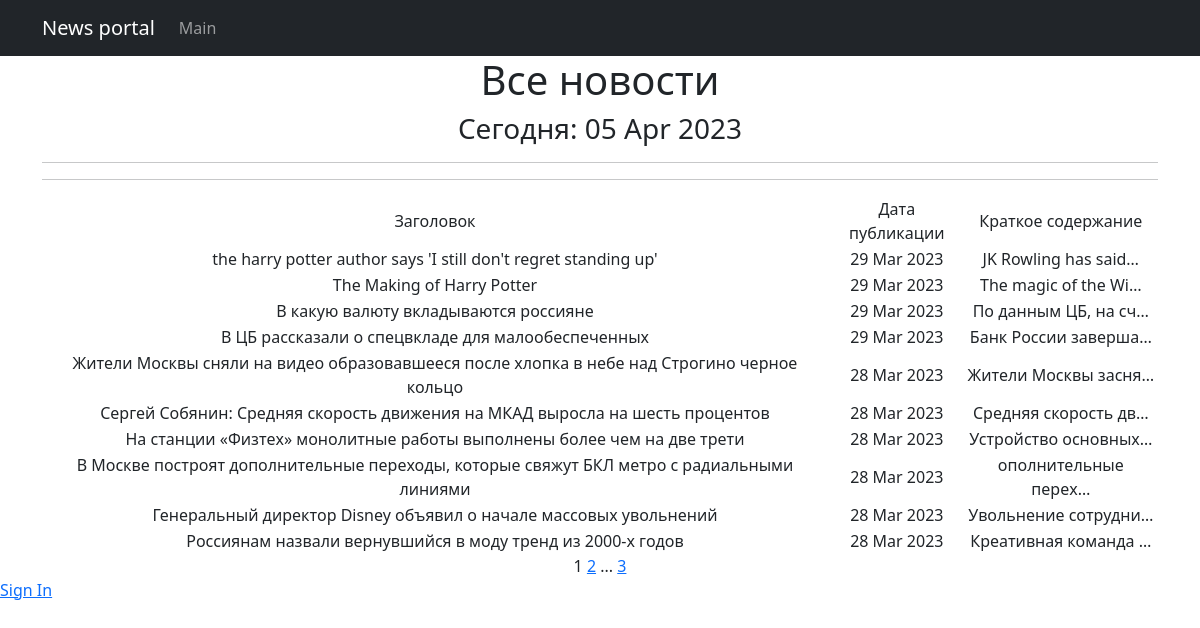
The page /news/ on the database as committed earlier.
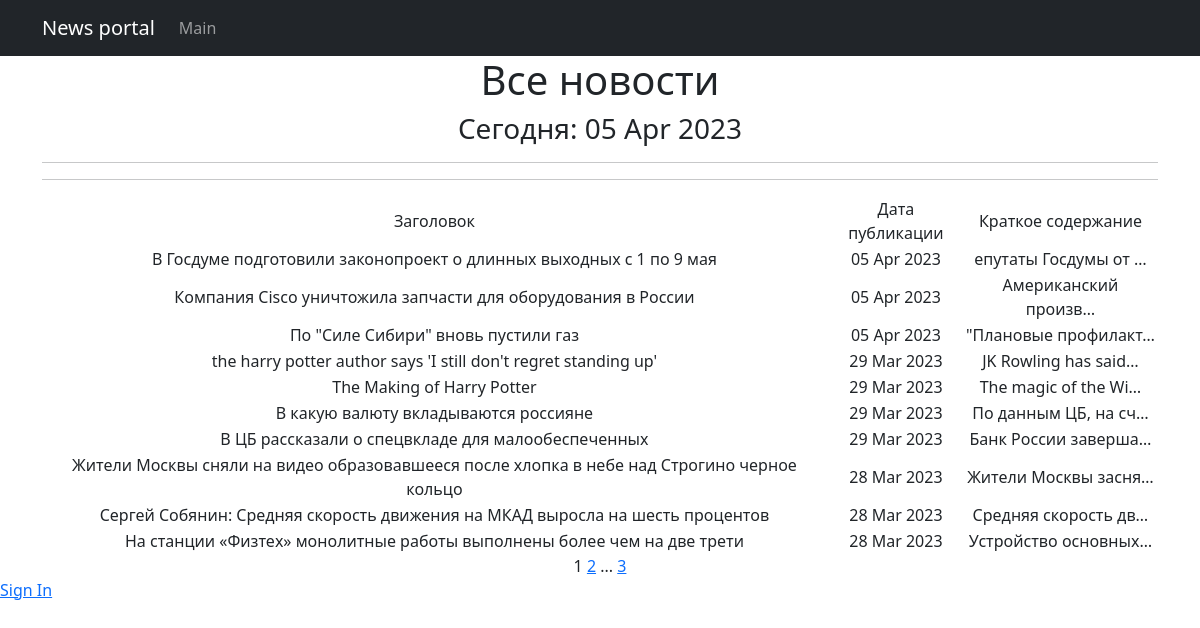
The same page on the database as committed later.
### chitchat/models.py (models this page shows, shortened)
class Post(models.Model):
    news = 'N'
    article = 'A'
    POST_TYPES = [
        (news, 'Новость'),
        (article, 'Статья')
    ]
    author = models.ForeignKey(Author, on_delete=models.CASCADE, verbose_name='автор')
    post_type = models.CharField(
        max_length=1, choices=POST_TYPES,
        default=article, verbose_name='тип новости'
    )
    time_creation = models.DateTimeField(auto_now_add=True)
    post_category = models.ManyToManyField(Category, through='PostCategory')
    title = models.CharField(max_length=100, unique=True, verbose_name='заголовок')
    text = models.TextField(verbose_name='текст')
    rating = models.IntegerField(default=0, verbose_name='рейтинг')
    class Meta:
        verbose_name = 'новость'
        verbose_name_plural = 'новости'

### chitchat/views.py (the view)
# urls.py: path('', PostList.as_view(), name='post_list'),
class PostList(ListView):
    model = Post
    ordering = '-time_creation'
    template_name = 'news.html'
    context_object_name = 'news'
    paginate_by = 10
    def get_queryset(self):
        queryset = super().get_queryset()
        self.filterset = PostFilter(self.request.GET, queryset)
        return self.filterset.qs
    def get_context_data(self, **kwargs):
        context = super().get_context_data(**kwargs)
        context['filterset'] = self.filterset
        return context

### chitchat/models.py (called while the page is built)
    def __str__(self):
        return f'{self.name.title()}'

### chitchat/templatetags/censor_filter.py (called while the page is built)
@register.filter()
def censor(text):
    for word in text.split():
        if word.lower() in RUDE_WORDS:
            text = text.replace(word, f"{word[0]}{'*'*(len(word)-1)}")
    return text

### chitchat/templatetags/custom_tags.py (called while the page is built)
@register.simple_tag()
def current_time(format_string='%b %d %Y'):
    return datetime.utcnow().strftime(format_string)

@register.simple_tag(takes_context=True)
def url_replace(context, **kwargs):
    d = context['request'].GET.copy()
    for k, v in kwargs.items():
        d[k] = v
    return d.urlencode()

### templates/news.html (shortened to what this page needs)
{% extends 'flatpages/default.html' %}
{% load censor_filter %}
{% load custom_tags %}
{% block content %}
    <h1>Все новости</h1>
    <h3>Сегодня: {% current_time '%d %b %Y' %}</h3>
    <hr>
    <hr>
    {% if news %}
        <table>
            <tr>
                <td>Заголовок</td>
                <td>Дата публикации</td>
                <td>Краткое содержание</td>
            </tr>
            {% for post in news %}
            <tr>
                <td>{{ post.title }}</td>
                <td>{{ post.time_creation|date:'d M Y' }}</td>
                <td>{{ post.text|censor|truncatechars:20 }}</td>
                <td>
            </tr>
            {% endfor %}
        </table>
    {% else %}
        <h2>Новостей нет!</h2>
    {% endif %}
    {{ page_obj.number }}
    {% if page_obj.has_next %}
        <a href="?{% url_replace page=page_obj.next_page_number %}">{{ page_obj.next_page_number }}</a>
        {% if paginator.num_pages != page_obj.next_page_number %}
            ...
            <a href="?{% url_replace page=page_obj.paginator.num_pages %}">{{ page_obj.paginator.num_pages }}</a>
        {% endif %}
    {% endif %}
{% endblock content %}

Rows that differ between the two databases and show on the page:
no longer on this page (row unchanged): Post: title "В Москве построят дополнительные переходы, которые свяжут БКЛ метро с радиальными линиями", time_creation "28 Mar 2023", text|censor "ополнительные перех…"
no longer on this page (row unchanged): Post: title "Генеральный директор Disney объявил о начале массовых увольнений", time_creation "28 Mar 2023", text|censor "Увольнение сотрудни…"
no longer on this page (row unchanged): Post: title "Россиянам назвали вернувшийся в моду тренд из 2000-х годов", time_creation "28 Mar 2023", text|censor "Креативная команда …"
added Post: title "В Госдуме подготовили законопроект о длинных выходных с 1 по 9 мая", time_creation "05 Apr 2023", text|censor "епутаты Госдумы от …"
added Post: title "Компания Cisco уничтожила запчасти для оборудования в России", time_creation "05 Apr 2023", text|censor "Американский произв…"
added Post: title "По \"Силе Сибири\" вновь пустили газ", time_creation "05 Apr 2023", text|censor "\"Плановые профилакт…"
